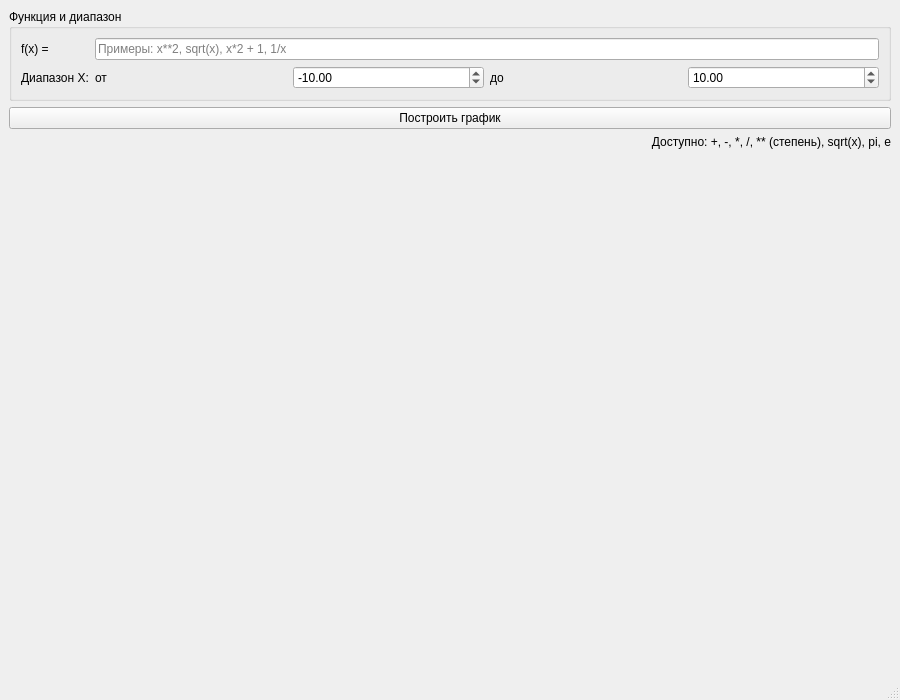
<?xml version="1.0" encoding="UTF-8"?>
<ui version="4.0">
 <class>MainWindow</class>
 <widget class="QMainWindow" name="MainWindow">
  <property name="geometry">
   <rect>
    <x>0</x>
    <y>0</y>
    <width>900</width>
    <height>700</height>
   </rect>
  </property>
  <property name="windowTitle">
   <string>Построитель графиков</string>
  </property>
  <widget class="QWidget" name="centralwidget">
   <layout class="QVBoxLayout" name="verticalLayout">
    <item>
     <widget class="QGroupBox" name="inputGroupBox">
      <property name="title">
       <string>Функция и диапазон</string>
      </property>
      <layout class="QFormLayout" name="formLayout">
       <item row="0" column="0">
        <widget class="QLabel" name="labelFunction">
         <property name="text">
          <string>f(x) =</string>
         </property>
        </widget>
       </item>
       <item row="0" column="1">
        <widget class="QLineEdit" name="functionEdit">
         <property name="placeholderText">
          <string>Примеры: x**2, sqrt(x), x*2 + 1, 1/x</string>
         </property>
        </widget>
       </item>
       <item row="1" column="0">
        <widget class="QLabel" name="labelXRange">
         <property name="text">
          <string>Диапазон X:</string>
         </property>
        </widget>
       </item>
       <item row="1" column="1">
        <layout class="QHBoxLayout" name="xRangeLayout">
         <item>
          <widget class="QLabel" name="labelFrom">
           <property name="text">
            <string>от</string>
           </property>
          </widget>
         </item>
         <item>
          <widget class="QDoubleSpinBox" name="xMinSpin">
           <property name="minimum">
            <double>-1000.0</double>
           </property>
           <property name="maximum">
            <double>1000.0</double>
           </property>
           <property name="value">
            <double>-10.0</double>
           </property>
           <property name="singleStep">
            <double>0.5</double>
           </property>
          </widget>
         </item>
         <item>
          <widget class="QLabel" name="labelTo">
           <property name="text">
            <string>до</string>
           </property>
          </widget>
         </item>
         <item>
          <widget class="QDoubleSpinBox" name="xMaxSpin">
           <property name="minimum">
            <double>-1000.0</double>
           </property>
           <property name="maximum">
            <double>1000.0</double>
           </property>
           <property name="value">
            <double>10.0</double>
           </property>
           <property name="singleStep">
            <double>0.5</double>
           </property>
          </widget>
         </item>
        </layout>
       </item>
      </layout>
     </widget>
    </item>
    <item>
     <widget class="QPushButton" name="plotButton">
      <property name="text">
       <string>Построить график</string>
      </property>
     </widget>
    </item>
    <item>
     <layout class="QHBoxLayout" name="bottomLayout">
      <item>
       <widget class="QLabel" name="errorLabel">
        <property name="text">
         <string/>
        </property>
        <property name="styleSheet">
         <string>color: red; font-weight: bold;</string>
        </property>
       </widget>
      </item>
      <item>
       <widget class="QLabel" name="hintLabel">
        <property name="text">
         <string>Доступно: +, -, *, /, ** (степень), sqrt(x), pi, e</string>
        </property>
        <property name="alignment">
         <set>Qt::AlignRight</set>
        </property>
       </widget>
      </item>
     </layout>
    </item>
    <item>
     <widget class="QWidget" name="graphContainer" native="true">
      <property name="sizePolicy">
       <sizepolicy hsizetype="Expanding" vsizetype="Expanding">
        <horstretch>1</horstretch>
        <verstretch>1</verstretch>
       </sizepolicy>
      </property>
     </widget>
    </item>
   </layout>
  </widget>
  <widget class="QStatusBar" name="statusbar"/>
 </widget>
 <resources/>
 <connections/>
</ui>
